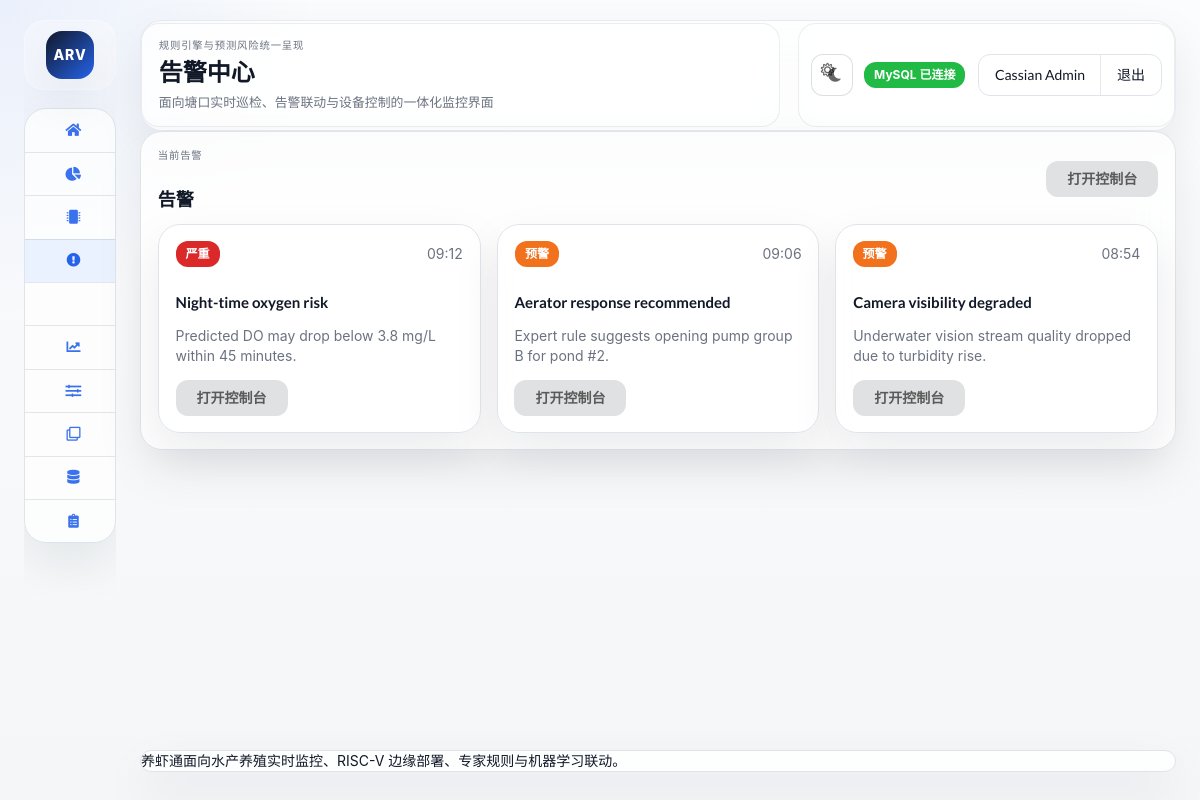
The app's page /alerts.php (signed in) with its own data.
### tables this page shows
CREATE TABLE IF NOT EXISTS alerts (
	id INT AUTO_INCREMENT PRIMARY KEY,
	severity VARCHAR(32) NOT NULL,
	title VARCHAR(120) NOT NULL,
	message TEXT NOT NULL,
	alert_time VARCHAR(16) NOT NULL,
	created_at TIMESTAMP DEFAULT CURRENT_TIMESTAMP
);

### app/lib/i18n.php (called while the page is built, shortened)
<?php
function current_locale()
{
	return 'zh-CN';
}
function t($key)
{
	$locale = current_locale();
	$catalog = translation_catalog();
	if (isset($catalog[$locale][$key]))
		return $catalog[$locale][$key];
	return $key;
}
function translation_catalog()
{
	return include __DIR__ . '/../translations.php';
}

### app/lib/helpers.php (called while the page is built, shortened)
<?php
function h($value)
{
	return htmlspecialchars((string) $value, ENT_QUOTES, 'UTF-8');
}
function semantic_label_class($status)
{
	$status = strtolower((string) $status);
	if ($status === 'critical' || $status === 'offline' || $status === 'error')
		return 'red';
	if ($status === 'warning' || $status === 'maintenance')
		return 'orange';
	if ($status === 'healthy' || $status === 'online' || $status === 'normal' || $status === 'queued' || $status === 'sent' || $status === 'acknowledged' || $status === 'executed' || $status === 'success')
		return 'green';
	return 'grey';
}
function chinese_status_text($status)
{
	$status = strtolower((string) $status);
	$map = [
		'healthy' => '正常',
		'normal' => '正常',
		'success' => '正常',
		'online' => '在线',
		'warning' => '预警',
		'maintenance' => '维护中',
		'critical' => '严重',
		'error' => '异常',
		'offline' => '离线',
		'queued' => '排队中',
		'sent' => '已发送',
		'acknowledged' => '已确认',
		'executed' => '已执行',
		'failed' => '执行失败',
		'start' => '启动',
		'stop' => '停止',
		'manual_override' => '人工接管',
		'trigger_alarm' => '触发告警',
	];
	return isset($map[$status]) ? $map[$status] : (string) $status;
}
function url_with_locale($path, array $extra = [])
{
	$params = array_merge(['lang' => current_locale()], $extra);
	return $path . '?' . http_build_query($params);
}

### app/lib/repositories.php (called while the page is built, shortened)
<?php
function fetch_alerts(array $config)
{
	$pdo = get_pdo($config);
	try {
		$rows = $pdo->query(
			"SELECT severity, title, message, alert_time AS time
			 FROM alerts
			 ORDER BY created_at DESC
			 LIMIT 8"
		)->fetchAll();
	} catch (Throwable $exception) {
		return sample_alerts_data();
	}
	return $rows ?: sample_alerts_data();
}

### public/alerts.php (the view, shortened to what this page needs)
<?php
require_once __DIR__ . '/../app/bootstrap.php';
$alerts = fetch_alerts($config);
require __DIR__ . '/partials/header.php';
?>
<section class="ui segment card dashboard portal-section">
	<div class="dashboard-header">
		<div>
			<p class="portal-eyebrow"><?= h(t('open_alerts')); ?></p>
			<h3><?= h(t('nav_alerts')); ?></h3>
		</div>
		<a class="ui button" href="<?= h(url_with_locale('control.php')); ?>"><?= h(t('open_control_panel')); ?></a>
	</div>
	<div class="dashboard-card-grid">
		<?php foreach ($alerts as $alert): ?>
			<div class="ui segment card dashboard">
				<div class="dashboard-header">
					<div class="ui <?= h(semantic_label_class($alert['severity'])); ?> label"><?= h(chinese_status_text($alert['severity'])); ?></div>
					<span class="portal-muted"><?= h($alert['time']); ?></span>
				</div>
				<h4><?= h($alert['title']); ?></h4>
				<p class="portal-muted"><?= h($alert['message']); ?></p>
				<div class="portal-inline-actions">
					<a class="ui button" href="<?= h(url_with_locale('control.php')); ?>"><?= h(t('open_control_panel')); ?></a>
				</div>
			</div>
		<?php endforeach; ?>
	</div>
</section>
<?php require __DIR__ . '/partials/footer.php'; ?>

### public/assets/css/styles.css (style rules this page uses)
:root { --portal-bg: #f4f6f8; --portal-panel: #ffffff; --portal-panel-soft: #f8fafc; --portal-border: #dfe4ea; --portal-text: #111827; --portal-muted: #6b7280; --portal-accent: #2563eb; --portal-accent-soft: #eaf2ff; --portal-shadow: 0 20px 48px rgba(15, 23, 42, 0.08); --portal-gauge-track: #e7ebf0; --portal-gauge-fill: #2563eb; --portal-chart-line: #2563eb; --portal-sidebar-width: 252px; --portal-sidebar-collapsed-width: 92px; }
html, body { min-height: 100%; }
body { margin: 0; font-family: "SF Pro Display", "Segoe UI", "Helvetica Neue", "PingFang SC", "Hiragino Sans", sans-serif; background: radial-gradient(circle at top left, rgba(37, 99, 235, 0.08), transparent 22%), linear-gradient(180deg, #fbfcfd 0%, var(--portal-bg) 100%); color: var(--portal-text); }
.portal-eyebrow { margin: 0 0 4px; font-size: 0.74rem; letter-spacing: 0.08em; text-transform: uppercase; color: var(--portal-muted); }
.portal-sidebar h1, .portal-main h2, .ui.segment.card h3, .ui.segment.card h4 { color: var(--portal-text); }
.ui.segment.card, .ui.segment.card.portal-topbar, .ui.segment.card.portal-sidebar-card, .ui.segment.card.portal-footer-card, .ui.segment.card.dashboard { display: block; width: 100%; max-width: none; margin: 0 !important; border: 1px solid var(--portal-border); border-radius: 22px; background: rgba(255, 255, 255, 0.82); box-shadow: var(--portal-shadow); backdrop-filter: blur(18px); }
.portal-section { margin-top: 16px; }
.ui.segment.card.dashboard { padding: 1.15rem 1.2rem; }
.dashboard-header { display: flex; align-items: center; justify-content: space-between; gap: 14px; margin-bottom: 0.9rem; }
.dashboard-gauge-grid, .dashboard-card-grid { display: grid; grid-template-columns: repeat(auto-fit, minmax(240px, 1fr)); gap: 16px; }
.portal-inline-actions { display: flex; flex-wrap: wrap; gap: 12px; }
.portal-muted { color: var(--portal-muted); }
.ui.button, .ui.label, .ui.menu, .ui.message, .ui.table, .ui.form input, .ui.form select { border-radius: 12px; }
.ui.button { margin: 0; }
.ui.basic.label, .ui.label { font-weight: 700; }

### records on screen
alerts: severity "严重", alert_time "09:12", title "Night-time oxygen risk", message "Predicted DO may drop below 3.8 mg/L within 45 minutes."
alerts: severity "预警", alert_time "09:06", title "Aerator response recommended", message "Expert rule suggests opening pump group B for pond #2."
alerts: severity "预警", alert_time "08:54", title "Camera visibility degraded", message "Underwater vision stream quality dropped due to turbidity rise."

### other values on screen
$page_tagline "规则引擎与预测风险统一呈现"
$page_heading "告警中心"
t('db_connected') "MySQL 已连接"
$user['display_name'] "Cassian Admin"
t('nav_logout') "退出"
t('open_alerts') "当前告警"
t('nav_alerts') "告警"
t('open_control_panel') "打开控制台"
t('footer_text') "养虾通面向水产养殖实时监控、RISC-V 边缘部署、专家规则与机器学习联动。"
